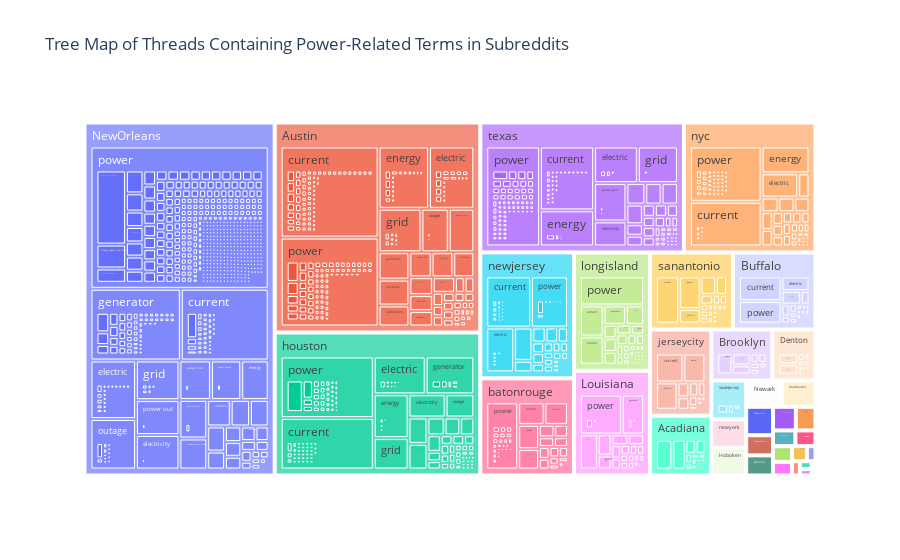

This figure's notebook cell:
### Code cell
import re
def get_thread_info(df, term):
    relevant_threads = df[df['text'].str.contains(term, case=False, na=False)]
    relevant_threads['size'] = relevant_threads['text'].apply(lambda x: len(re.findall(term, x, re.IGNORECASE)))
    relevant_threads['label'] = relevant_threads['title'].str.slice(0, 30) + '...'  
    return relevant_threads[['label', 'size']].drop_duplicates()

thread_info = pd.DataFrame()
for term in power_terms:
    temp_df = filtered_data.groupby('subreddit_submission').apply(lambda df: get_thread_info(df, term))
    temp_df['Term'] = term
    temp_df = temp_df.reset_index().rename(columns={'level_1': 'Thread ID'})
    thread_info = thread_info.append(temp_df[['subreddit_submission', 'Term', 'label', 'size']], ignore_index=True)

fig = px.treemap(thread_info, path=['subreddit_submission', 'Term', 'label'], values='size',
                 title='Tree Map of Threads Containing Power-Related Terms in Subreddits')
fig.show()

### Figure 1 — Plotly figure (JSON) as saved in the notebook; plotly's stock layout.template omitted (floating-point values rounded to 4 significant figures; data arrays with more than 128 entries replaced by an {"elided": "..."} marker saying what was removed)
{"data": [{"branchvalues": "total", "domain": {"x": [0, 1], "y": [0, 1]}, "hovertemplate": "labels=%{label}<br>size=%{value}<br>parent=%{parent}<br>id=%{id}<extra></extra>", "ids": {"elided": "8727 str values"}, "labels": {"elided": "8727 str values"}, "name": "", "parents": {"elided": "8727 str values"}, "type": "treemap", "values": {"elided": "8727 int values"}}], "layout": {"legend": {"tracegroupgap": 0}, "title": {"text": "Tree Map of Threads Containing Power-Related Terms in Subreddits"}}}
